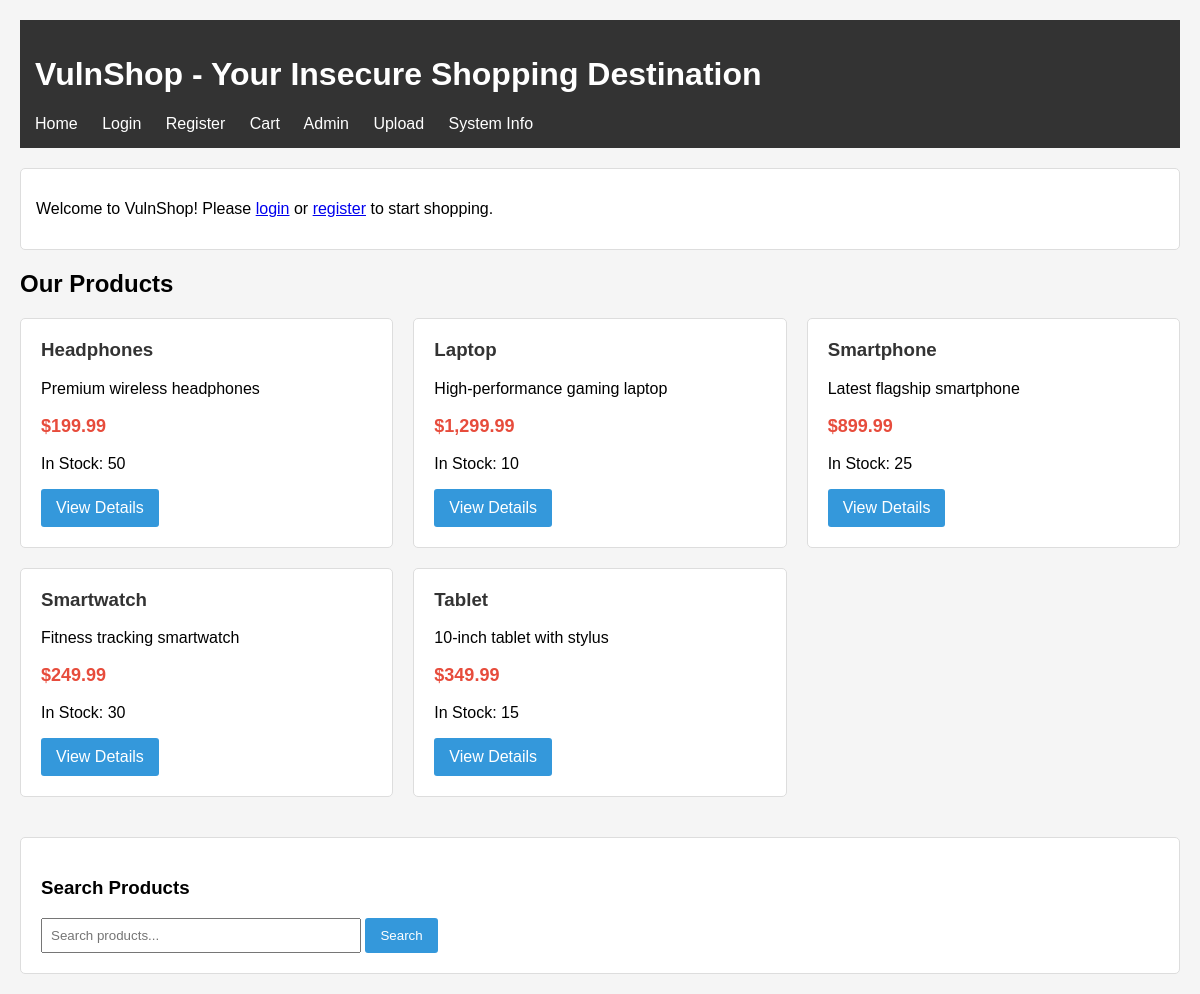
The page / on the database its author committed.
### tables this page shows
CREATE TABLE `products` (
  `id` int(11) NOT NULL,
  `name` varchar(100) NOT NULL,
  `description` text DEFAULT NULL,
  `price` decimal(10,2) NOT NULL,
  `stock` int(11) DEFAULT 0,
  `created_at` timestamp NOT NULL DEFAULT current_timestamp()
);

### config.php (called while the page is built, shortened)
<?php
function isLoggedIn() {
    return isset($_SESSION['user_id']);
}
?>

### index.php (the view, shortened to what this page needs)
<?php
require_once 'config.php';
?>
<!DOCTYPE html>
<html>
<head>
</head>
<body>
    <div class="header">
        <h1>VulnShop - Your Insecure Shopping Destination</h1>
        <div class="nav">
            <a href="index.php">Home</a>
            <a href="login.php">Login</a>
            <a href="register.php">Register</a>
            <a href="cart.php">Cart</a>
            <a href="admin.php">Admin</a>
            <a href="upload.php">Upload</a>
            <a href="phpinfo.php">System Info</a>
        </div>
    </div>
    <div class="welcome">
        <?php if (isLoggedIn()):
            $user = getCurrentUser();
            echo "<p>Welcome back, " . $user['username'] . "!</p>";
        else: ?>
            <p>Welcome to VulnShop! Please <a href="login.php">login</a> or <a href="register.php">register</a> to start shopping.</p>
        <?php endif; ?>
    </div>
    <h2>Our Products</h2>
    <div class="product-grid">
        <?php
        $result = $conn->query("SELECT * FROM products ORDER BY name");
        while ($product = $result->fetch_assoc()):
        ?>
        <div class="product-card">
            <h3><?php
                echo $product['name'];
            ?></h3>
            <p><?php
                echo $product['description'];
            ?></p>
            <p class="price">$<?php echo number_format($product['price'], 2); ?></p>
            <p>In Stock: <?php echo $product['stock']; ?></p>
            <a href="product.php?id=<?php echo $product['id']; ?>" class="btn">View Details</a>
        </div>
        <?php endwhile; ?>
    </div>
    <div style="margin-top: 40px; padding: 20px; background: #fff; border-radius: 5px; border: 1px solid #ddd;">
        <h3>Search Products</h3>
        <form method="GET">
            <input type="text" name="search" placeholder="Search products..."
                   value="<?php echo isset($_GET['search']) ? $_GET['search'] : ''; ?>"
                   style="padding: 8px; width: 300px;">
            <button type="submit" class="btn">Search</button>
        </form>
    </div>
</body>
</html>

### index.php (style rules this page uses)
body { font-family: Arial, sans-serif; margin: 0; padding: 20px; background: #f5f5f5; }
.header { background: #333; color: white; padding: 15px; margin-bottom: 20px; }
.nav a { color: white; text-decoration: none; margin-right: 20px; }
.product-grid { display: grid; grid-template-columns: repeat(auto-fill, minmax(300px, 1fr)); gap: 20px; }
.product-card { background: white; border: 1px solid #ddd; padding: 20px; border-radius: 5px; }
.product-card h3 { margin-top: 0; color: #333; }
.price { font-size: 18px; font-weight: bold; color: #e74c3c; }
.btn { background: #3498db; color: white; padding: 10px 15px; border: none; border-radius: 3px; cursor: pointer; text-decoration: none; display: inline-block; }
.welcome { background: #fff; padding: 15px; margin-bottom: 20px; border-radius: 5px; border: 1px solid #ddd; }

### rows shown on the page
products: name "Headphones", description "Premium wireless headphones", price "199.99", stock "50"
products: name "Laptop", description "High-performance gaming laptop", price "1,299.99", stock "10"
products: name "Smartphone", description "Latest flagship smartphone", price "899.99", stock "25"
products: name "Smartwatch", description "Fitness tracking smartwatch", price "249.99", stock "30"
products: name "Tablet", description "10-inch tablet with stylus", price "349.99", stock "15"
